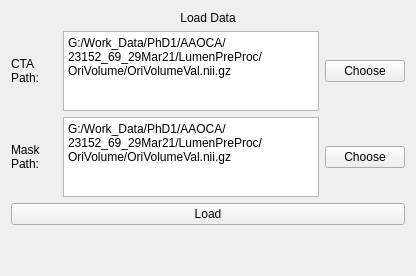
          <widget class="QWidget" name="tab">
           <property name="sizePolicy">
            <sizepolicy hsizetype="Expanding" vsizetype="Expanding">
             <horstretch>0</horstretch>
             <verstretch>0</verstretch>
            </sizepolicy>
           </property>
           <attribute name="title">
            <string>Load</string>
           </attribute>
           <layout class="QVBoxLayout" name="verticalLayout_66">
            <item>
             <widget class="QLabel" name="label_325">
              <property name="text">
               <string>Load Data</string>
              </property>
              <property name="alignment">
               <set>Qt::AlignCenter</set>
              </property>
             </widget>
            </item>
            <item>
             <layout class="QHBoxLayout" name="horizontalLayout_FM1_2">
              <property name="sizeConstraint">
               <enum>QLayout::SetDefaultConstraint</enum>
              </property>
              <item>
               <widget class="QLabel" name="label_15">
                <property name="sizePolicy">
                 <sizepolicy hsizetype="Preferred" vsizetype="Preferred">
                  <horstretch>0</horstretch>
                  <verstretch>0</verstretch>
                 </sizepolicy>
                </property>
                <property name="minimumSize">
                 <size>
                  <width>46</width>
                  <height>0</height>
                 </size>
                </property>
                <property name="maximumSize">
                 <size>
                  <width>16777215</width>
                  <height>16777215</height>
                 </size>
                </property>
                <property name="text">
                 <string>CTA Path: </string>
                </property>
                <property name="wordWrap">
                 <bool>true</bool>
                </property>
               </widget>
              </item>
              <item>
               <widget class="QPlainTextEdit" name="CTAPathTxt_LC">
                <property name="enabled">
                 <bool>true</bool>
                </property>
                <property name="sizePolicy">
                 <sizepolicy hsizetype="Expanding" vsizetype="Preferred">
                  <horstretch>0</horstretch>
                  <verstretch>0</verstretch>
                 </sizepolicy>
                </property>
                <property name="minimumSize">
                 <size>
                  <width>25</width>
                  <height>0</height>
                 </size>
                </property>
                <property name="maximumSize">
                 <size>
                  <width>16777215</width>
                  <height>80</height>
                 </size>
                </property>
                <property name="baseSize">
                 <size>
                  <width>0</width>
                  <height>0</height>
                 </size>
                </property>
                <property name="plainText">
                 <string>G:/Work_Data/PhD1/AAOCA/23152_69_29Mar21/LumenPreProc/OriVolume/OriVolumeVal.nii.gz</string>
                </property>
               </widget>
              </item>
              <item>
               <widget class="QPushButton" name="chooseCTABtn_LC">
                <property name="sizePolicy">
                 <sizepolicy hsizetype="Fixed" vsizetype="Fixed">
                  <horstretch>0</horstretch>
                  <verstretch>0</verstretch>
                 </sizepolicy>
                </property>
                <property name="text">
                 <string>Choose</string>
                </property>
               </widget>
              </item>
             </layout>
            </item>
            <item>
             <layout class="QHBoxLayout" name="horizontalLayout_FM1_3">
              <item>
               <widget class="QLabel" name="label_16">
                <property name="sizePolicy">
                 <sizepolicy hsizetype="Preferred" vsizetype="Preferred">
                  <horstretch>0</horstretch>
                  <verstretch>0</verstretch>
                 </sizepolicy>
                </property>
                <property name="minimumSize">
                 <size>
                  <width>46</width>
                  <height>0</height>
                 </size>
                </property>
                <property name="maximumSize">
                 <size>
                  <width>16777215</width>
                  <height>16777215</height>
                 </size>
                </property>
                <property name="text">
                 <string>Mask Path: </string>
                </property>
                <property name="wordWrap">
                 <bool>true</bool>
                </property>
               </widget>
              </item>
              <item>
               <widget class="QPlainTextEdit" name="mskPathTxt_LC">
                <property name="enabled">
                 <bool>true</bool>
                </property>
                <property name="sizePolicy">
                 <sizepolicy hsizetype="Expanding" vsizetype="Preferred">
                  <horstretch>0</horstretch>
                  <verstretch>60</verstretch>
                 </sizepolicy>
                </property>
                <property name="minimumSize">
                 <size>
                  <width>0</width>
                  <height>25</height>
                 </size>
                </property>
                <property name="maximumSize">
                 <size>
                  <width>16777215</width>
                  <height>80</height>
                 </size>
                </property>
                <property name="baseSize">
                 <size>
                  <width>0</width>
                  <height>0</height>
                 </size>
                </property>
                <property name="plainText">
                 <string>G:/Work_Data/PhD1/AAOCA/23152_69_29Mar21/LumenPreProc/OriVolume/OriVolumeVal.nii.gz</string>
                </property>
               </widget>
              </item>
              <item>
               <widget class="QPushButton" name="chooseMskBtn_LC">
                <property name="sizePolicy">
                 <sizepolicy hsizetype="Fixed" vsizetype="Fixed">
                  <horstretch>0</horstretch>
                  <verstretch>0</verstretch>
                 </sizepolicy>
                </property>
                <property name="text">
                 <string>Choose</string>
                </property>
               </widget>
              </item>
             </layout>
            </item>
            <item>
             <widget class="QPushButton" name="loadBtn_LC">
              <property name="text">
               <string>Load</string>
              </property>
             </widget>
            </item>
            <item>
             <spacer name="verticalSpacer_2">
              <property name="orientation">
               <enum>Qt::Vertical</enum>
              </property>
              <property name="sizeHint" stdset="0">
               <size>
                <width>20</width>
                <height>40</height>
               </size>
              </property>
             </spacer>
            </item>
           </layout>
          </widget>
